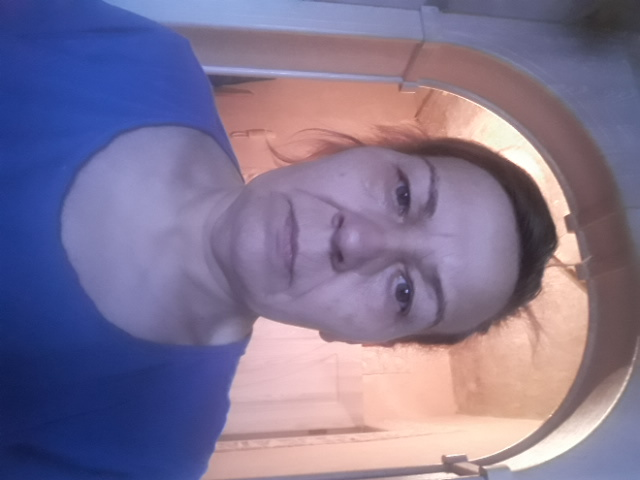
#> input picture Code/Design Ideas/INPUT/0.jpg, 640 x 480 px; its folder holds only this picture in this run
$ python 'ascii [NOT USING].py'
#> lines starting #> are read from the running program, lines starting #| are printed output that depends on the picture
import os
import glob
from PIL import Image, UnidentifiedImageError

# --- ASCII Art Configuration ---

# Characters sorted from darkest/densest to lightest/sparsest.
# You can experiment with different ramps.
# ASCII_CHARS_RAMP = "@%#*+=-:. "  # Simple ramp
ASCII_CHARS_RAMP = "$@B%8&WM#*oahkbdpqwmZO0QLCJUYXzcvunxrjft/\\|()1{}[]?-_+~<>i!lI;:,\"^`'. " # More detailed

# Character aspect ratio (width / height). Most characters are taller than wide.
# A value of 0.5 means width is half the height. Adjust for your font.
CHARACTER_ASPECT_RATIO = 0.55

def image_to_ascii(image_path, output_width_chars=100, char_ramp=ASCII_CHARS_RAMP):
    """
    Converts an image to ASCII art.

    Args:
        image_path (str): Path to the input image.
        output_width_chars (int): Desired width of the ASCII art in characters.
        char_ramp (str): String of characters to use for mapping brightness,
                         from darkest to lightest.

    Returns:
        str: The generated ASCII art string, or None if an error occurs.
    """
#> called with image_path = 'Code/Design Ideas/INPUT/0.jpg', output_width_chars = 100
    try:
        img = Image.open(image_path)
#> img is the input picture: PIL image 640x480 RGB; mean R, G, B 129.2, 116.9, 146.1
    except FileNotFoundError:
        print(f"Error: Image not found at {image_path}")
        return None
    except UnidentifiedImageError:
        print(f"Error: Could not read or identify image at {image_path}.")
        return None
    except Exception as e:
        print(f"Error opening image {image_path}: {e}")
        return None

    # Convert to grayscale
    img = img.convert("L")  # "L" mode is grayscale
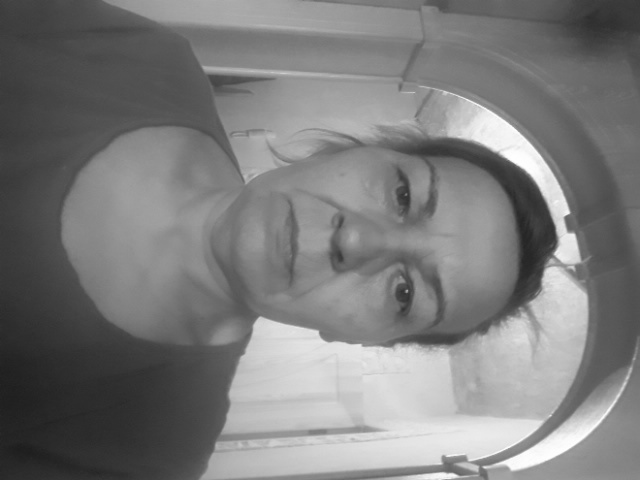
#> img: PIL image 640x480 L; min 29, max 255, mean 123.9

    # Calculate new dimensions based on output width and character aspect ratio
    original_width, original_height = img.size
#> original_width = 640; original_height = 480
    aspect_ratio = original_height / float(original_width)
#> aspect_ratio = 0.75

    # New height considers the character aspect ratio to make the ASCII art look proportional
    new_height_chars = int(aspect_ratio * output_width_chars * CHARACTER_ASPECT_RATIO)
#> new_height_chars = 41
    if new_height_chars <= 0: new_height_chars = 1 # Ensure at least 1 character height

    # Resize the image to the target character dimensions
    img_resized = img.resize((output_width_chars, new_height_chars))
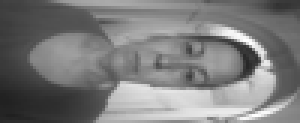
#> img_resized: PIL image 100x41 L (shown 3 times larger); min 32, max 255, mean 123.9

    # Get pixel data
    pixels = img_resized.load()

    # Build ASCII string
    ascii_str = ""
    num_ramp_chars = len(char_ramp)

    for y in range(new_height_chars):
        for x in range(output_width_chars):
            brightness = pixels[x, y]  # Grayscale value (0-255)
            # Map brightness to an ASCII character
            # The darkest char in ramp is for lowest brightness, lightest for highest
            char_index = int((brightness / 255) * (num_ramp_chars - 1))
            ascii_str += char_ramp[num_ramp_chars - 1 - char_index] # Darkest char for low brightness
        ascii_str += "\n"

    return ascii_str

def batch_process_to_ascii(input_folder, output_folder, output_width_chars=100):
    """
    Converts all PNG images in input_folder to ASCII art .txt files in output_folder.
    """
    if not os.path.isdir(input_folder):
        print(f"Error: Input folder '{input_folder}' not found.")
        return

    if not os.path.exists(output_folder):
        os.makedirs(output_folder)
        print(f"Created output folder: '{output_folder}'")

    search_pattern_lower = os.path.join(input_folder, '*.png')
    search_pattern_upper = os.path.join(input_folder, '*.PNG')
    jpg_pattern_lower = os.path.join(input_folder, '*.jpg')
    jpg_pattern_upper = os.path.join(input_folder, '*.JPG')
    jpeg_pattern_lower = os.path.join(input_folder, '*.jpeg')
    jpeg_pattern_upper = os.path.join(input_folder, '*.JPEG')


    image_files = list(set(
        glob.glob(search_pattern_lower) + glob.glob(search_pattern_upper) +
        glob.glob(jpg_pattern_lower) + glob.glob(jpg_pattern_upper) +
        glob.glob(jpeg_pattern_lower) + glob.glob(jpeg_pattern_upper)
    ))

    if not image_files:
        print(f"No PNG, JPG, or JPEG files found in '{input_folder}'.")
        return

    print(f"Found {len(image_files)} image files to process.")
    processed_count = 0
    failed_count = 0

    for i, input_image_path in enumerate(image_files):
        base_filename = os.path.basename(input_image_path)
        name_part, _ = os.path.splitext(base_filename)
        output_txt_filename = name_part + ".txt"
        output_txt_path = os.path.join(output_folder, output_txt_filename)

        print(f"Processing image {i+1}/{len(image_files)}: {base_filename} ... ", end="", flush=True)

        ascii_art = image_to_ascii(input_image_path, output_width_chars)

        if ascii_art:
            try:
                with open(output_txt_path, "w") as f:
                    f.write(ascii_art)
                print("Done.")
                processed_count += 1
            except Exception as e:
                print(f"Failed to write {output_txt_path}: {e}")
                failed_count += 1
        else:
            print("Failed (conversion error).")
            failed_count += 1

    print(f"\nBatch ASCII conversion complete.")
    print(f"Successfully converted: {processed_count} images.")
    print(f"Failed to convert: {failed_count} images.")


if __name__ == '__main__':
    # [32 lines of commented-out code are left out]
    input_images_folder = "Design Ideas/INPUT"   # <--- CHANGE THIS
    output_ascii_folder = "Design Ideas/OUTPUT" # <--- CHANGE THIS
    ascii_art_output_width = 100 # Number of characters for the width

    # Create dummy input folder and image for quick testing if they don't exist
    if not os.path.exists(input_images_folder):
        print(f"Input folder '{input_images_folder}' not found. Creating it with a dummy image.")
        os.makedirs(input_images_folder)
        try:
            from PIL import ImageDraw
            temp_img_batch = Image.new("RGB", (300, 200), "lightgreen")
            draw_batch = ImageDraw.Draw(temp_img_batch)
            gradient_steps = 100
            for i in range(gradient_steps):
                # Simple horizontal gradient
                color_val = int(255 * (i / float(gradient_steps)))
                draw_batch.line([(i * (300/gradient_steps), 0), (i * (300/gradient_steps), 200)], fill=(color_val, color_val, 255-color_val))
            draw_batch.ellipse((50, 50, 250, 150), outline="black", width=5)
            temp_img_batch.save(os.path.join(input_images_folder, "dummy_batch_image.png"))
            print(f"Dummy image 'dummy_batch_image.png' created in '{input_images_folder}'.")
        except Exception as e_dummy_batch:
            print(f"Could not create dummy batch image: {e_dummy_batch}.")

    print(f"\n--- Starting Batch ASCII Art Conversion ---")
    print(f"Input folder: '{os.path.abspath(input_images_folder)}'")
    print(f"Output folder: '{os.path.abspath(output_ascii_folder)}'")

    batch_process_to_ascii(
        input_images_folder,
        output_ascii_folder,
        output_width_chars=ascii_art_output_width
    )

$ run again, on Code/Design Ideas/INPUT/12.jpg
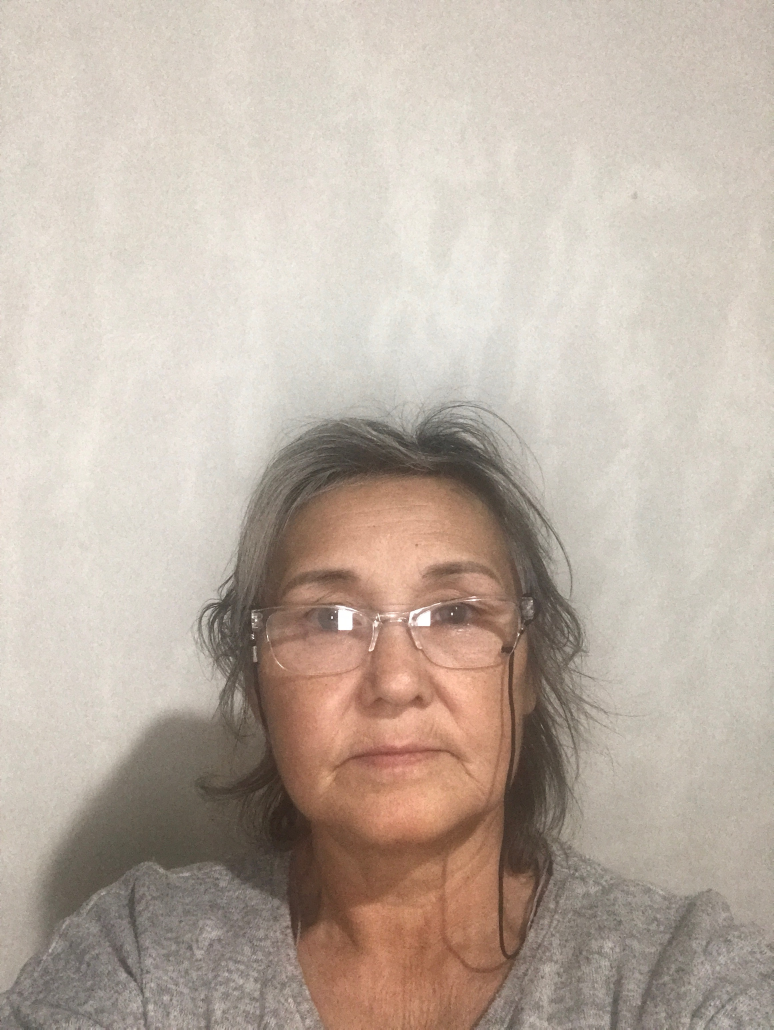
#> input picture Code/Design Ideas/INPUT/12.jpg, 2320 x 3088 px (shown at 1/3 size)
#> in image_to_ascii, img is the input picture: PIL image 2320x3088 RGB; mean R, G, B 190.2, 176.8, 165.1
#> in image_to_ascii, `img = img.convert("L")  # "L" mode is grayscale`:
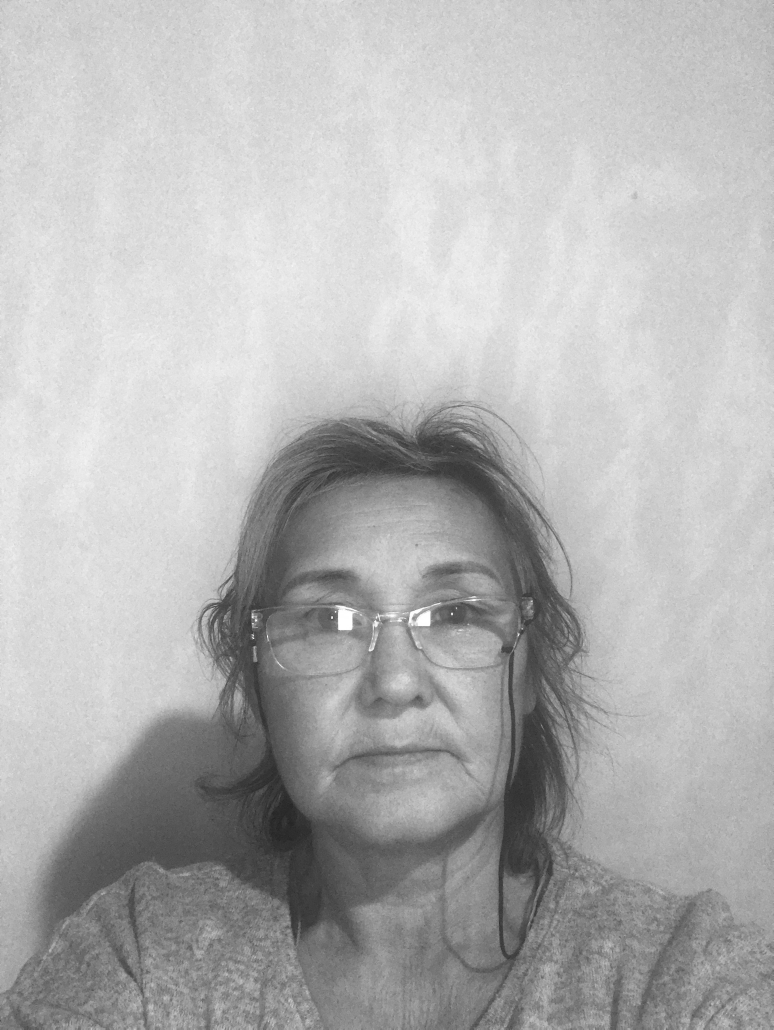
#> img: PIL image 2320x3088 L (shown at 1/3 size); min 26, max 255, mean 179.5
#> in image_to_ascii, `img_resized = img.resize((output_width_chars, new_height_chars))`:
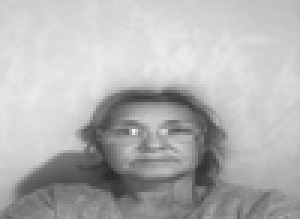
#> img_resized: PIL image 100x73 L (shown 3 times larger); min 43, max 245, mean 179.5

$ run again, on Code/Design Ideas/INPUT/13.jpg
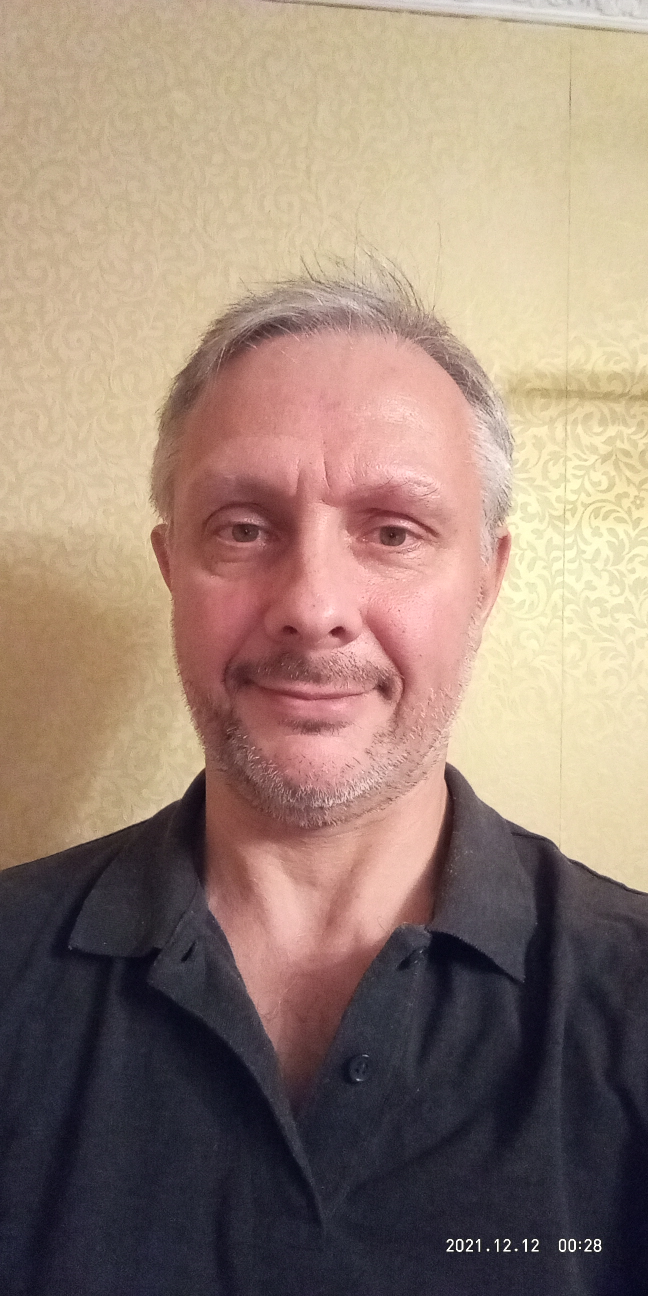
#> input picture Code/Design Ideas/INPUT/13.jpg, 1296 x 2592 px (shown at 1/2 size)
#> in image_to_ascii, img is the input picture: PIL image 1296x2592 RGB; mean R, G, B 153.1, 130.8, 117.3
#> in image_to_ascii, `img = img.convert("L")  # "L" mode is grayscale`:
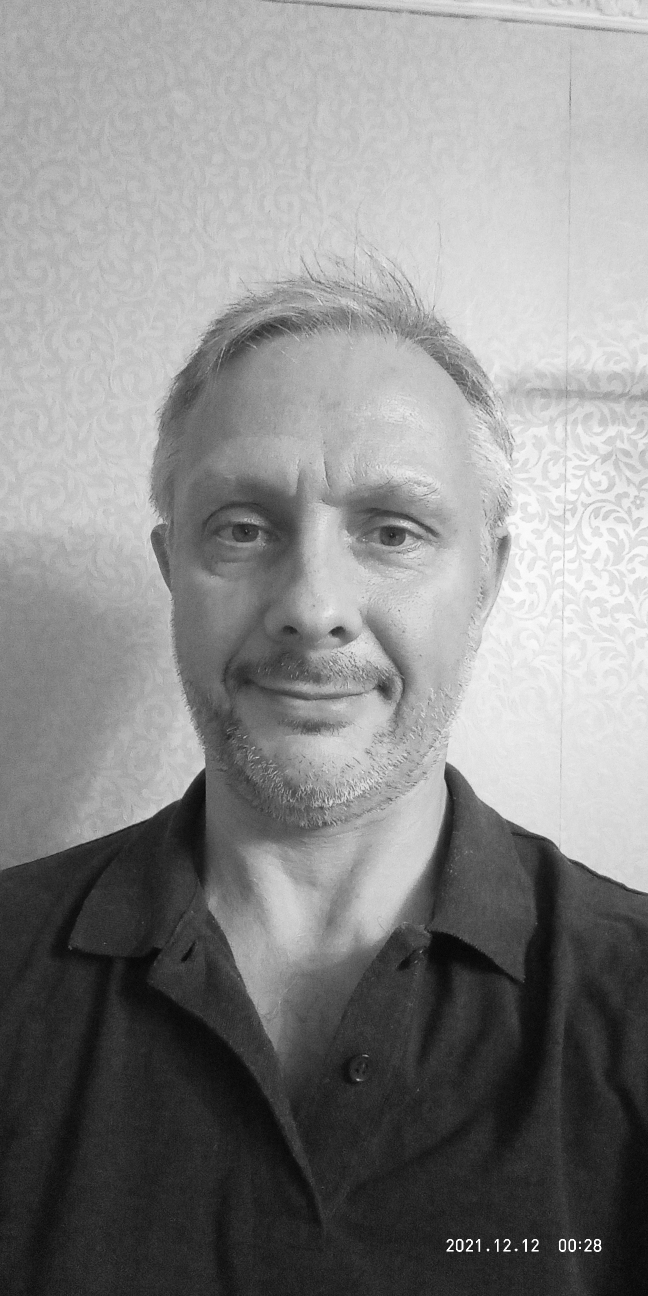
#> img: PIL image 1296x2592 L (shown at 1/2 size); min 2, max 255, mean 135.9
#> in image_to_ascii, `img_resized = img.resize((output_width_chars, new_height_chars))`:
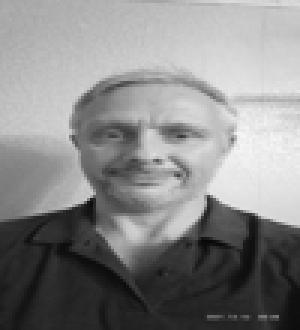
#> img_resized: PIL image 100x110 L (shown 3 times larger); min 8, max 247, mean 135.9

$ run again, on Code/Design Ideas/INPUT/16.jpg
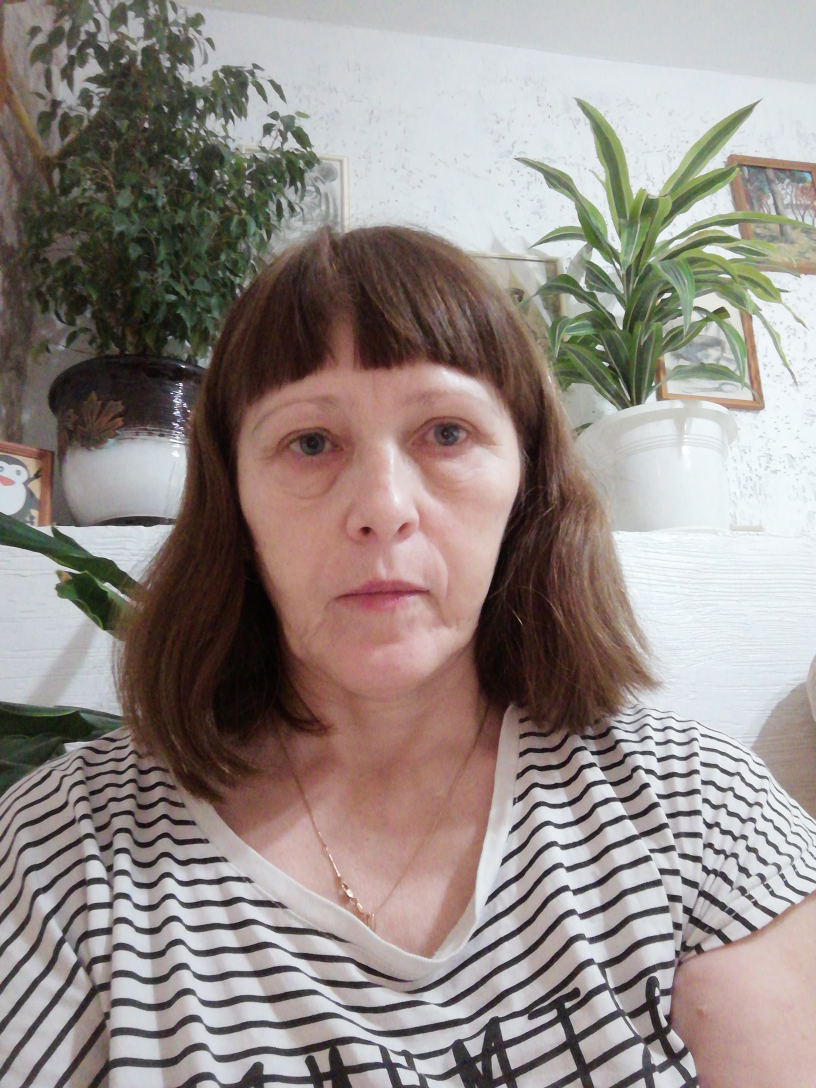
#> input picture Code/Design Ideas/INPUT/16.jpg, 2448 x 3264 px (shown at 1/3 size)
#> in image_to_ascii, img is the input picture: PIL image 2448x3264 RGB; mean R, G, B 148.9, 139.3, 134.8
#> in image_to_ascii, `img = img.convert("L")  # "L" mode is grayscale`:
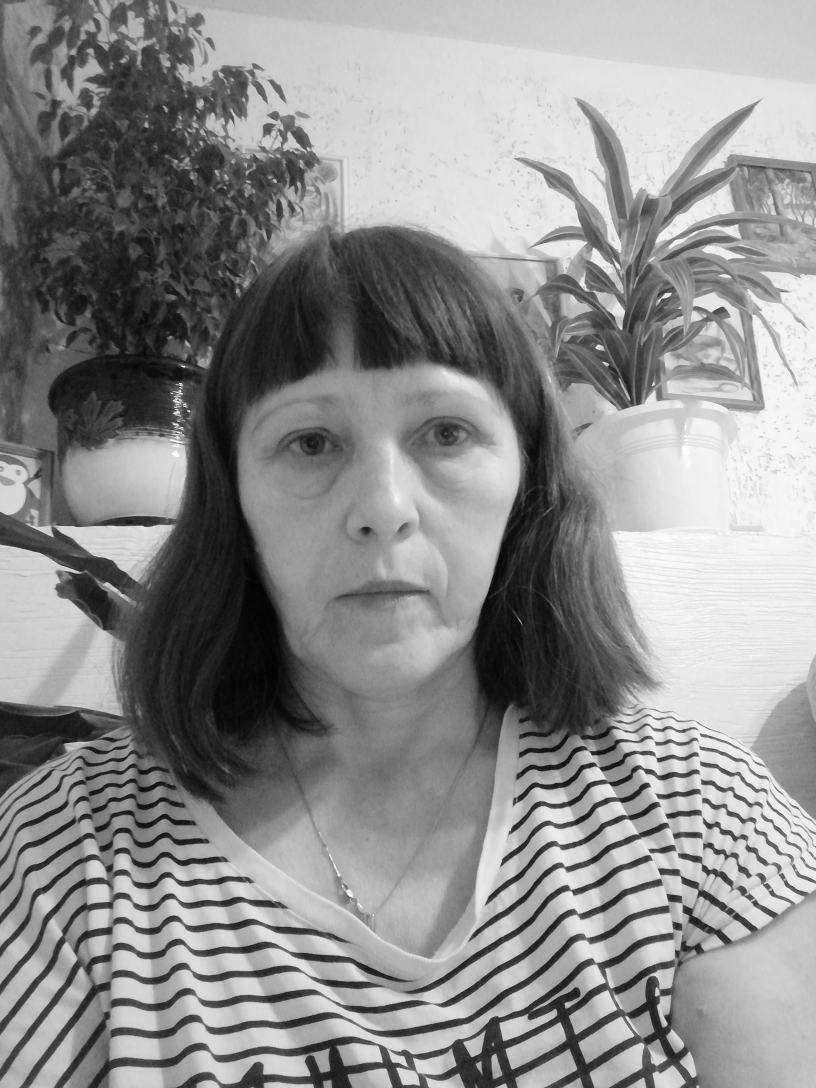
#> img: PIL image 2448x3264 L (shown at 1/3 size); min 2, max 255, mean 141.7
#> in image_to_ascii, `img_resized = img.resize((output_width_chars, new_height_chars))`:
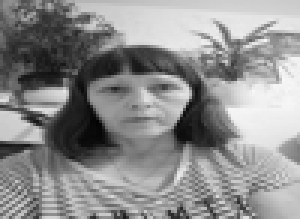
#> img_resized: PIL image 100x73 L (shown 3 times larger); min 4, max 248, mean 141.7

$ run again, on Code/Design Ideas/INPUT/1.jpg
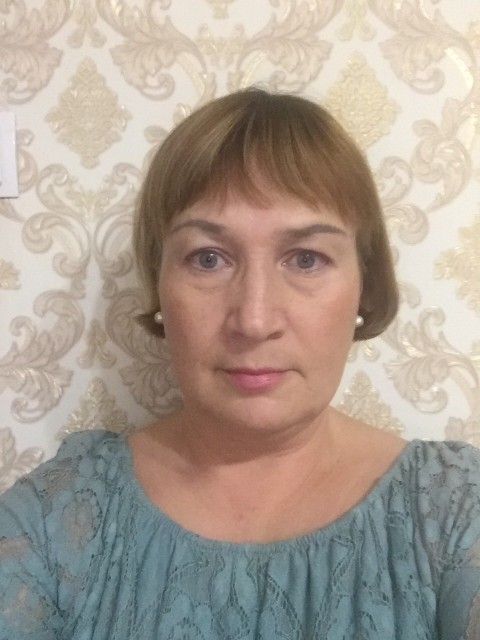
#> input picture Code/Design Ideas/INPUT/1.jpg, 960 x 1280 px (shown at 1/2 size)
#> in image_to_ascii, img is the input picture: PIL image 960x1280 RGB; mean R, G, B 169.9, 157.4, 145.8
#> in image_to_ascii, `img = img.convert("L")  # "L" mode is grayscale`:
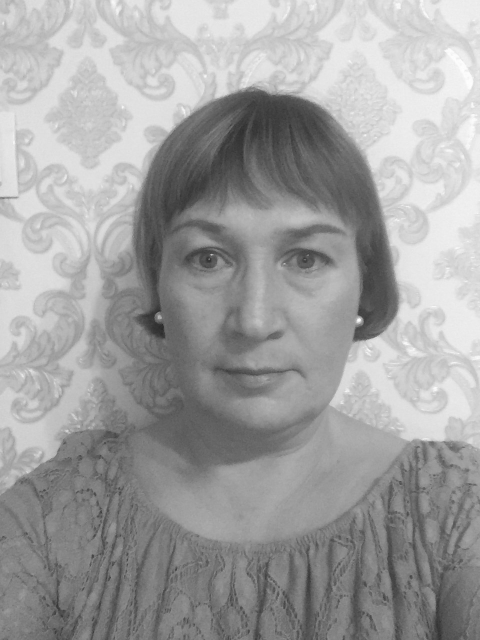
#> img: PIL image 960x1280 L (shown at 1/2 size); min 39, max 254, mean 159.8
#> in image_to_ascii, `img_resized = img.resize((output_width_chars, new_height_chars))`:
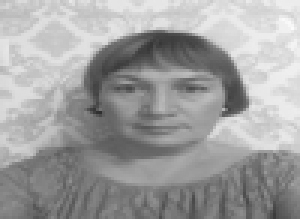
#> img_resized: PIL image 100x73 L (shown 3 times larger); min 47, max 251, mean 159.8
